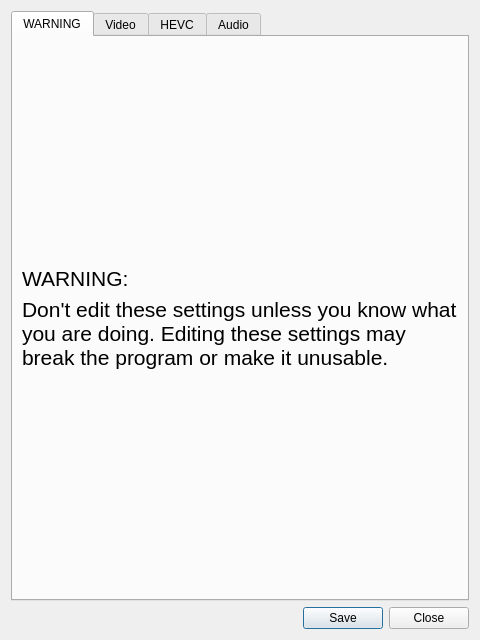
<?xml version="1.0" encoding="UTF-8"?>
<ui version="4.0">
 <class>CustomSettings</class>
 <widget class="QDialog" name="CustomSettings">
  <property name="geometry">
   <rect>
    <x>0</x>
    <y>0</y>
    <width>480</width>
    <height>640</height>
   </rect>
  </property>
  <property name="windowTitle">
   <string>Advanced Settings</string>
  </property>
  <layout class="QGridLayout" name="gridLayout">
   <item row="2" column="0">
    <spacer name="horizontalSpacer">
     <property name="orientation">
      <enum>Qt::Horizontal</enum>
     </property>
     <property name="sizeHint" stdset="0">
      <size>
       <width>40</width>
       <height>20</height>
      </size>
     </property>
    </spacer>
   </item>
   <item row="2" column="1">
    <widget class="QPushButton" name="custom_ok">
     <property name="text">
      <string>Save</string>
     </property>
    </widget>
   </item>
   <item row="2" column="2">
    <widget class="QPushButton" name="custom_close">
     <property name="text">
      <string>Close</string>
     </property>
    </widget>
   </item>
   <item row="0" column="0" colspan="3">
    <widget class="QTabWidget" name="Advanced">
     <property name="currentIndex">
      <number>0</number>
     </property>
     <widget class="QWidget" name="tab_2">
      <attribute name="title">
       <string>WARNING</string>
      </attribute>
      <layout class="QGridLayout" name="gridLayout_7">
       <item row="2" column="0">
        <widget class="QLabel" name="Warning_text">
         <property name="font">
          <font>
           <pointsize>16</pointsize>
          </font>
         </property>
         <property name="text">
          <string>Don't edit these settings unless you know what you are doing. Editing these settings may break the program or make it unusable.</string>
         </property>
         <property name="wordWrap">
          <bool>true</bool>
         </property>
        </widget>
       </item>
       <item row="1" column="0">
        <widget class="QLabel" name="Warning_label">
         <property name="font">
          <font>
           <pointsize>16</pointsize>
          </font>
         </property>
         <property name="text">
          <string>WARNING:</string>
         </property>
        </widget>
       </item>
       <item row="3" column="0">
        <spacer name="verticalSpacer_6">
         <property name="orientation">
          <enum>Qt::Vertical</enum>
         </property>
         <property name="sizeHint" stdset="0">
          <size>
           <width>20</width>
           <height>40</height>
          </size>
         </property>
        </spacer>
       </item>
       <item row="0" column="0">
        <spacer name="verticalSpacer_7">
         <property name="orientation">
          <enum>Qt::Vertical</enum>
         </property>
         <property name="sizeHint" stdset="0">
          <size>
           <width>20</width>
           <height>40</height>
          </size>
         </property>
        </spacer>
       </item>
      </layout>
     </widget>
     <widget class="QWidget" name="VideoTab">
      <attribute name="title">
       <string>Video</string>
      </attribute>
      <layout class="QGridLayout" name="gridLayout_3">
       <item row="7" column="0">
        <widget class="QLabel" name="ConversionLabel">
         <property name="text">
          <string>Threads for conversion</string>
         </property>
        </widget>
       </item>
       <item row="3" column="0">
        <widget class="QLabel" name="ResolutionLabel">
         <property name="text">
          <string>Camera Resolution</string>
         </property>
        </widget>
       </item>
       <item row="12" column="1">
        <widget class="QCheckBox" name="live555Copy">
         <property name="text">
          <string/>
         </property>
         <property name="checked">
          <bool>true</bool>
         </property>
        </widget>
       </item>
       <item row="11" column="0">
        <widget class="QLabel" name="FlipLabel">
         <property name="text">
          <string>Flip views</string>
         </property>
        </widget>
       </item>
       <item row="10" column="0">
        <widget class="QLabel" name="OpenGLLabel">
         <property name="text">
          <string>Use OpenGL for views</string>
         </property>
        </widget>
       </item>
       <item row="14" column="0" colspan="2">
        <spacer name="verticalSpacer_2">
         <property name="orientation">
          <enum>Qt::Vertical</enum>
         </property>
         <property name="sizeHint" stdset="0">
          <size>
           <width>20</width>
           <height>40</height>
          </size>
         </property>
        </spacer>
       </item>
       <item row="12" column="0">
        <widget class="QLabel" name="CopyingLabel">
         <property name="text">
          <string>Copy in Live555</string>
         </property>
        </widget>
       </item>
       <item row="2" column="1">
        <widget class="QComboBox" name="format_box">
         <property name="maximumSize">
          <size>
           <width>164</width>
           <height>16777215</height>
          </size>
         </property>
        </widget>
       </item>
       <item row="0" column="0" colspan="2">
        <widget class="QLabel" name="Input">
         <property name="font">
          <font>
           <pointsize>14</pointsize>
           <weight>75</weight>
           <bold>true</bold>
          </font>
         </property>
         <property name="text">
          <string>Input</string>
         </property>
        </widget>
       </item>
       <item row="11" column="1">
        <widget class="QCheckBox" name="flip">
         <property name="text">
          <string/>
         </property>
         <property name="checked">
          <bool>true</bool>
         </property>
        </widget>
       </item>
       <item row="6" column="0" colspan="2">
        <widget class="Line" name="line_2">
         <property name="orientation">
          <enum>Qt::Horizontal</enum>
         </property>
        </widget>
       </item>
       <item row="7" column="1">
        <widget class="QLineEdit" name="yuv_threads">
         <property name="maximumSize">
          <size>
           <width>48</width>
           <height>16777215</height>
          </size>
         </property>
         <property name="text">
          <string>0</string>
         </property>
        </widget>
       </item>
       <item row="1" column="0" colspan="2">
        <widget class="Line" name="line_3">
         <property name="orientation">
          <enum>Qt::Horizontal</enum>
         </property>
        </widget>
       </item>
       <item row="5" column="0">
        <widget class="QLabel" name="Processing">
         <property name="font">
          <font>
           <pointsize>14</pointsize>
           <weight>75</weight>
           <bold>true</bold>
          </font>
         </property>
         <property name="text">
          <string>Processing</string>
         </property>
        </widget>
       </item>
       <item row="10" column="1">
        <widget class="QCheckBox" name="opengl">
         <property name="text">
          <string/>
         </property>
        </widget>
       </item>
       <item row="3" column="1">
        <widget class="QComboBox" name="resolution">
         <property name="minimumSize">
          <size>
           <width>0</width>
           <height>0</height>
          </size>
         </property>
         <property name="maximumSize">
          <size>
           <width>164</width>
           <height>16777215</height>
          </size>
         </property>
        </widget>
       </item>
       <item row="2" column="0">
        <widget class="QLabel" name="format_label">
         <property name="text">
          <string>Format</string>
         </property>
        </widget>
       </item>
       <item row="4" column="1">
        <widget class="QComboBox" name="framerate_box"/>
       </item>
       <item row="4" column="0">
        <widget class="QLabel" name="framerate_label">
         <property name="text">
          <string>Framerate</string>
         </property>
        </widget>
       </item>
      </layout>
     </widget>
     <widget class="QWidget" name="KvazaarTab">
      <attribute name="title">
       <string>HEVC</string>
      </attribute>
      <layout class="QGridLayout" name="gridLayout_2">
       <item row="16" column="0" colspan="3">
        <widget class="Line" name="line_4">
         <property name="orientation">
          <enum>Qt::Horizontal</enum>
         </property>
        </widget>
       </item>
       <item row="8" column="0" colspan="2">
        <widget class="QLabel" name="slice_label">
         <property name="text">
          <string>Slices (depends on WPP)</string>
         </property>
        </widget>
       </item>
       <item row="2" column="0" colspan="2">
        <widget class="QLabel" name="Preset">
         <property name="text">
          <string>preset</string>
         </property>
        </widget>
       </item>
       <item row="18" column="1" colspan="2">
        <spacer name="verticalSpacer_5">
         <property name="orientation">
          <enum>Qt::Vertical</enum>
         </property>
         <property name="sizeType">
          <enum>QSizePolicy::Preferred</enum>
         </property>
         <property name="sizeHint" stdset="0">
          <size>
           <width>20</width>
           <height>40</height>
          </size>
         </property>
        </spacer>
       </item>
       <item row="12" column="1">
        <widget class="QLineEdit" name="parameter_name"/>
       </item>
       <item row="17" column="0" colspan="2">
        <widget class="QLabel" name="label_2">
         <property name="text">
          <string>Threads</string>
         </property>
        </widget>
       </item>
       <item row="1" column="0" colspan="3">
        <widget class="Line" name="line">
         <property name="orientation">
          <enum>Qt::Horizontal</enum>
         </property>
        </widget>
       </item>
       <item row="11" column="2">
        <widget class="QLabel" name="label_5">
         <property name="text">
          <string>Value</string>
         </property>
        </widget>
       </item>
       <item row="8" column="2">
        <widget class="QCheckBox" name="slices">
         <property name="text">
          <string/>
         </property>
         <property name="checked">
          <bool>true</bool>
         </property>
        </widget>
       </item>
       <item row="6" column="0" colspan="2">
        <widget class="QLabel" name="VPS">
         <property name="text">
          <string>VPS period</string>
         </property>
        </widget>
       </item>
       <item row="12" column="0">
        <widget class="QPushButton" name="add_parameter">
         <property name="text">
          <string>Add parameter</string>
         </property>
        </widget>
       </item>
       <item row="3" column="0" colspan="2">
        <widget class="QLabel" name="kvz_threads_label">
         <property name="text">
          <string>Threads</string>
         </property>
        </widget>
       </item>
       <item row="12" column="2">
        <widget class="QLineEdit" name="parameter_value"/>
       </item>
       <item row="4" column="2">
        <widget class="QSpinBox" name="qp">
         <property name="maximumSize">
          <size>
           <width>64</width>
           <height>24</height>
          </size>
         </property>
         <property name="toolTip">
          <string>&lt;html&gt;&lt;head/&gt;&lt;body&gt;&lt;p&gt;Quantization parameter&lt;/p&gt;&lt;/body&gt;&lt;/html&gt;</string>
         </property>
         <property name="maximum">
          <number>51</number>
         </property>
         <property name="value">
          <number>27</number>
         </property>
        </widget>
       </item>
       <item row="15" column="0" colspan="2">
        <widget class="QLabel" name="OpenHEVC">
         <property name="font">
          <font>
           <pointsize>14</pointsize>
           <weight>75</weight>
           <bold>true</bold>
          </font>
         </property>
         <property name="text">
          <string>OpenHEVC Parameters</string>
         </property>
        </widget>
       </item>
       <item row="10" column="0" colspan="3">
        <widget class="QTableWidget" name="custom_parameters">
         <property name="columnCount">
          <number>2</number>
         </property>
         <attribute name="horizontalHeaderDefaultSectionSize">
          <number>200</number>
         </attribute>
         <attribute name="horizontalHeaderMinimumSectionSize">
          <number>50</number>
         </attribute>
         <attribute name="verticalHeaderDefaultSectionSize">
          <number>50</number>
         </attribute>
         <attribute name="verticalHeaderMinimumSectionSize">
          <number>50</number>
         </attribute>
         <column>
          <property name="text">
           <string>Parameter name</string>
          </property>
         </column>
         <column>
          <property name="text">
           <string>Value</string>
          </property>
         </column>
        </widget>
       </item>
       <item row="3" column="2">
        <widget class="QLineEdit" name="kvz_threads">
         <property name="maximumSize">
          <size>
           <width>48</width>
           <height>16777215</height>
          </size>
         </property>
         <property name="text">
          <string>4</string>
         </property>
         <property name="maxLength">
          <number>4</number>
         </property>
        </widget>
       </item>
       <item row="5" column="2">
        <widget class="QCheckBox" name="wpp">
         <property name="toolTip">
          <string>&lt;html&gt;&lt;head/&gt;&lt;body&gt;&lt;p&gt;Wavefront Parallel Processing&lt;/p&gt;&lt;/body&gt;&lt;/html&gt;</string>
         </property>
         <property name="text">
          <string/>
         </property>
         <property name="checked">
          <bool>true</bool>
         </property>
         <property name="tristate">
          <bool>false</bool>
         </property>
        </widget>
       </item>
       <item row="4" column="0" colspan="2">
        <widget class="QLabel" name="QP">
         <property name="text">
          <string>QP</string>
         </property>
        </widget>
       </item>
       <item row="17" column="2">
        <widget class="QLineEdit" name="openhevc_threads">
         <property name="minimumSize">
          <size>
           <width>48</width>
           <height>0</height>
          </size>
         </property>
         <property name="maximumSize">
          <size>
           <width>48</width>
           <height>16777215</height>
          </size>
         </property>
         <property name="text">
          <string>2</string>
         </property>
         <property name="maxLength">
          <number>3</number>
         </property>
        </widget>
       </item>
       <item row="0" column="0" colspan="2">
        <widget class="QLabel" name="Kvazaar">
         <property name="font">
          <font>
           <pointsize>14</pointsize>
           <weight>75</weight>
           <bold>true</bold>
          </font>
         </property>
         <property name="text">
          <string>Kvazaar Parameters</string>
         </property>
        </widget>
       </item>
       <item row="5" column="0" colspan="2">
        <widget class="QLabel" name="WPP">
         <property name="text">
          <string>WPP</string>
         </property>
        </widget>
       </item>
       <item row="7" column="0" colspan="2">
        <widget class="QLabel" name="Intra">
         <property name="text">
          <string>Intra period</string>
         </property>
        </widget>
       </item>
       <item row="2" column="2">
        <widget class="QComboBox" name="preset">
         <property name="maximumSize">
          <size>
           <width>100</width>
           <height>16777215</height>
          </size>
         </property>
         <item>
          <property name="text">
           <string>ultrafast</string>
          </property>
         </item>
         <item>
          <property name="text">
           <string>superfast</string>
          </property>
         </item>
         <item>
          <property name="text">
           <string>veryfast</string>
          </property>
         </item>
         <item>
          <property name="text">
           <string>faster</string>
          </property>
         </item>
         <item>
          <property name="text">
           <string>fast</string>
          </property>
         </item>
         <item>
          <property name="text">
           <string>medium</string>
          </property>
         </item>
         <item>
          <property name="text">
           <string>slow</string>
          </property>
         </item>
         <item>
          <property name="text">
           <string>slower</string>
          </property>
         </item>
         <item>
          <property name="text">
           <string>veryslow</string>
          </property>
         </item>
         <item>
          <property name="text">
           <string>placebo</string>
          </property>
         </item>
         <item>
          <property name="text">
           <string/>
          </property>
         </item>
        </widget>
       </item>
       <item row="7" column="2">
        <widget class="QLineEdit" name="intra">
         <property name="maximumSize">
          <size>
           <width>48</width>
           <height>16777215</height>
          </size>
         </property>
         <property name="text">
          <string>64</string>
         </property>
        </widget>
       </item>
       <item row="6" column="2">
        <widget class="QLineEdit" name="vps">
         <property name="maximumSize">
          <size>
           <width>24</width>
           <height>16777215</height>
          </size>
         </property>
         <property name="text">
          <string>1</string>
         </property>
        </widget>
       </item>
       <item row="11" column="1">
        <widget class="QLabel" name="label_4">
         <property name="text">
          <string>Parameter name</string>
         </property>
        </widget>
       </item>
       <item row="9" column="0" colspan="3">
        <widget class="QLabel" name="label_3">
         <property name="font">
          <font>
           <pointsize>11</pointsize>
           <weight>75</weight>
           <bold>true</bold>
          </font>
         </property>
         <property name="text">
          <string>Custom Parameters</string>
         </property>
        </widget>
       </item>
      </layout>
     </widget>
     <widget class="QWidget" name="AudioTab">
      <attribute name="title">
       <string>Audio</string>
      </attribute>
      <layout class="QGridLayout" name="gridLayout_5">
       <item row="5" column="1">
        <widget class="QComboBox" name="comboBox"/>
       </item>
       <item row="5" column="0">
        <widget class="QLabel" name="label_6">
         <property name="text">
          <string>Sample Rate</string>
         </property>
        </widget>
       </item>
       <item row="2" column="0">
        <widget class="QLabel" name="label">
         <property name="font">
          <font>
           <weight>75</weight>
           <bold>true</bold>
          </font>
         </property>
         <property name="text">
          <string>WARNING: Audio settings functionality not implemented</string>
         </property>
        </widget>
       </item>
       <item row="1" column="0" colspan="2">
        <widget class="Line" name="AudioLine">
         <property name="orientation">
          <enum>Qt::Horizontal</enum>
         </property>
        </widget>
       </item>
       <item row="0" column="0">
        <widget class="QLabel" name="AudioLabel">
         <property name="font">
          <font>
           <pointsize>14</pointsize>
           <weight>75</weight>
           <bold>true</bold>
          </font>
         </property>
         <property name="text">
          <string>Audio</string>
         </property>
        </widget>
       </item>
       <item row="3" column="1">
        <widget class="QSpinBox" name="channels">
         <property name="maximumSize">
          <size>
           <width>64</width>
           <height>64</height>
          </size>
         </property>
         <property name="minimum">
          <number>1</number>
         </property>
         <property name="maximum">
          <number>2</number>
         </property>
        </widget>
       </item>
       <item row="3" column="0">
        <widget class="QLabel" name="channels_label">
         <property name="text">
          <string>Channels</string>
         </property>
        </widget>
       </item>
       <item row="4" column="0">
        <widget class="QLabel" name="label_7">
         <property name="text">
          <string>Codec</string>
         </property>
        </widget>
       </item>
       <item row="4" column="1">
        <widget class="QComboBox" name="comboBox_2">
         <item>
          <property name="text">
           <string>Opus</string>
          </property>
         </item>
         <item>
          <property name="text">
           <string>Raw pcmu</string>
          </property>
         </item>
        </widget>
       </item>
       <item row="7" column="0" colspan="2">
        <spacer name="verticalSpacer_4">
         <property name="orientation">
          <enum>Qt::Vertical</enum>
         </property>
         <property name="sizeHint" stdset="0">
          <size>
           <width>20</width>
           <height>40</height>
          </size>
         </property>
        </spacer>
       </item>
      </layout>
     </widget>
    </widget>
   </item>
  </layout>
 </widget>
 <tabstops>
  <tabstop>format_box</tabstop>
  <tabstop>resolution</tabstop>
  <tabstop>framerate_box</tabstop>
  <tabstop>yuv_threads</tabstop>
  <tabstop>opengl</tabstop>
  <tabstop>flip</tabstop>
  <tabstop>live555Copy</tabstop>
  <tabstop>preset</tabstop>
  <tabstop>kvz_threads</tabstop>
  <tabstop>qp</tabstop>
  <tabstop>wpp</tabstop>
  <tabstop>vps</tabstop>
  <tabstop>intra</tabstop>
  <tabstop>slices</tabstop>
  <tabstop>custom_parameters</tabstop>
  <tabstop>parameter_name</tabstop>
  <tabstop>parameter_value</tabstop>
  <tabstop>add_parameter</tabstop>
  <tabstop>openhevc_threads</tabstop>
  <tabstop>channels</tabstop>
  <tabstop>comboBox_2</tabstop>
  <tabstop>comboBox</tabstop>
  <tabstop>custom_ok</tabstop>
  <tabstop>custom_close</tabstop>
  <tabstop>Advanced</tabstop>
 </tabstops>
 <resources/>
 <connections/>
</ui>
